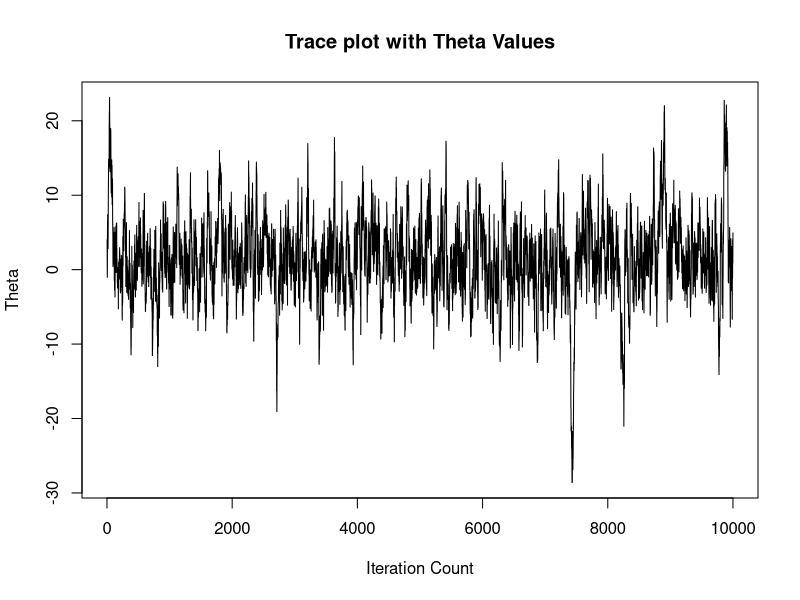

Generate this figure with R:
## ---- chunk 1
knitr::opts_chunk$set(echo = TRUE)
## ---- chunk 2
# function for calculating the acceptance probability
calculate.alpha.unimodal <- function(value.start, value.end) {
    theta.start.alpha <- ((1 + (1/5) * (((value.start - 1)/4))^2)^-3)
    theta.end.alpha <- ((1 + (1/5) * (((value.end - 1)/4))^2)^-3)
    alpha <- theta.end.alpha/theta.start.alpha
    return(min(1, alpha))
}
                      
#set theta starting.value
starting.val = 4

#set propostal standard dev
proposal.sd = 2

# K is the number of samples
K <- 10000  


#Initialize vector for holding thetas 
thetas <- rep(0, K)

#store initial value in first position of thetas
thetas[1] <-starting.val

#Initialize vector for holding accept and reject values
success_rej <- rep(0, K)

#store initial value in first position of success_rej
success_rej[1] <- starting.val

#Run game for k iterations
for(k in 2:K) {
    
    #generate new theta value and store
    theta.new <- rnorm(1, starting.val, proposal.sd)
    
    
    p_Reject <- calculate.alpha.unimodal(starting.val, theta.new)
    
    #If probability of a rejection > than random number, replace initial theta and Store success w/ replacement or failure w/ no replacement
    if(runif(1, 0, 1) < p_Reject) {
        starting.val <- theta.new
        success_rej[k] <- 1
    }
    else {
        success_rej[k] <- 0
    }
    thetas[k] <- starting.val
}


## ---- chunk 3
#create data frame of data generated
df <- data.frame(theta = thetas, Iterations = 1:K)

#plot
plot(df$Iterations, df$theta, type = "l", ylab = "Theta", xlab = "Iteration Count", main = "Trace plot with Theta Values")
#set burn in length
burn.len <- 2600
## ---- chunk 4

#E[θ|y]
e.val <- mean(thetas[burn.len:K])
e.val

#var[θ|y]
v.val = var(thetas[burn.len:K])
v.val

## ---- chunk 5
p_greaterThan3 <- mean(thetas[burn.len:K] > 3)
p_greaterThan3 
